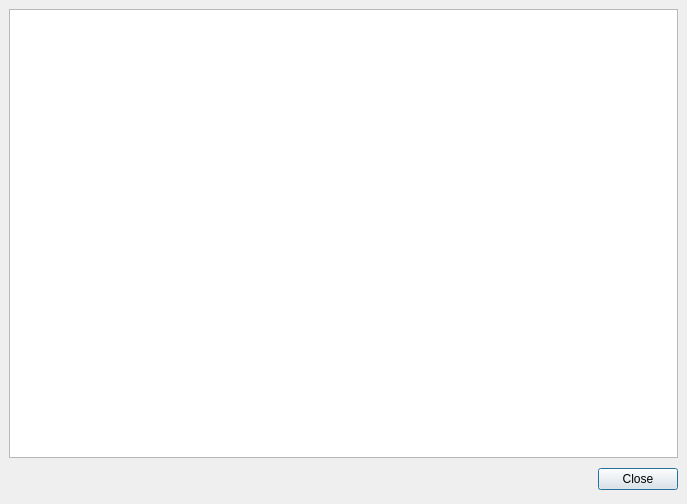
<?xml version="1.0" encoding="UTF-8"?>
<ui version="4.0">
 <class>TeachersStatisticsForm_template</class>
 <widget class="QDialog" name="TeachersStatisticsForm_template">
  <property name="geometry">
   <rect>
    <x>0</x>
    <y>0</y>
    <width>687</width>
    <height>504</height>
   </rect>
  </property>
  <property name="windowTitle">
   <string extracomment="Title of dialog">Teachers statistics</string>
  </property>
  <layout class="QGridLayout">
   <property name="margin">
    <number>9</number>
   </property>
   <property name="spacing">
    <number>6</number>
   </property>
   <item row="0" column="0">
    <widget class="QTableWidget" name="tableWidget"/>
   </item>
   <item row="1" column="0">
    <layout class="QHBoxLayout">
     <property name="spacing">
      <number>6</number>
     </property>
     <property name="margin">
      <number>0</number>
     </property>
     <item>
      <spacer>
       <property name="orientation">
        <enum>Qt::Horizontal</enum>
       </property>
       <property name="sizeHint" stdset="0">
        <size>
         <width>131</width>
         <height>31</height>
        </size>
       </property>
      </spacer>
     </item>
     <item>
      <widget class="QPushButton" name="closeButton">
       <property name="text">
        <string>Close</string>
       </property>
      </widget>
     </item>
    </layout>
   </item>
  </layout>
 </widget>
 <resources/>
 <connections/>
</ui>
